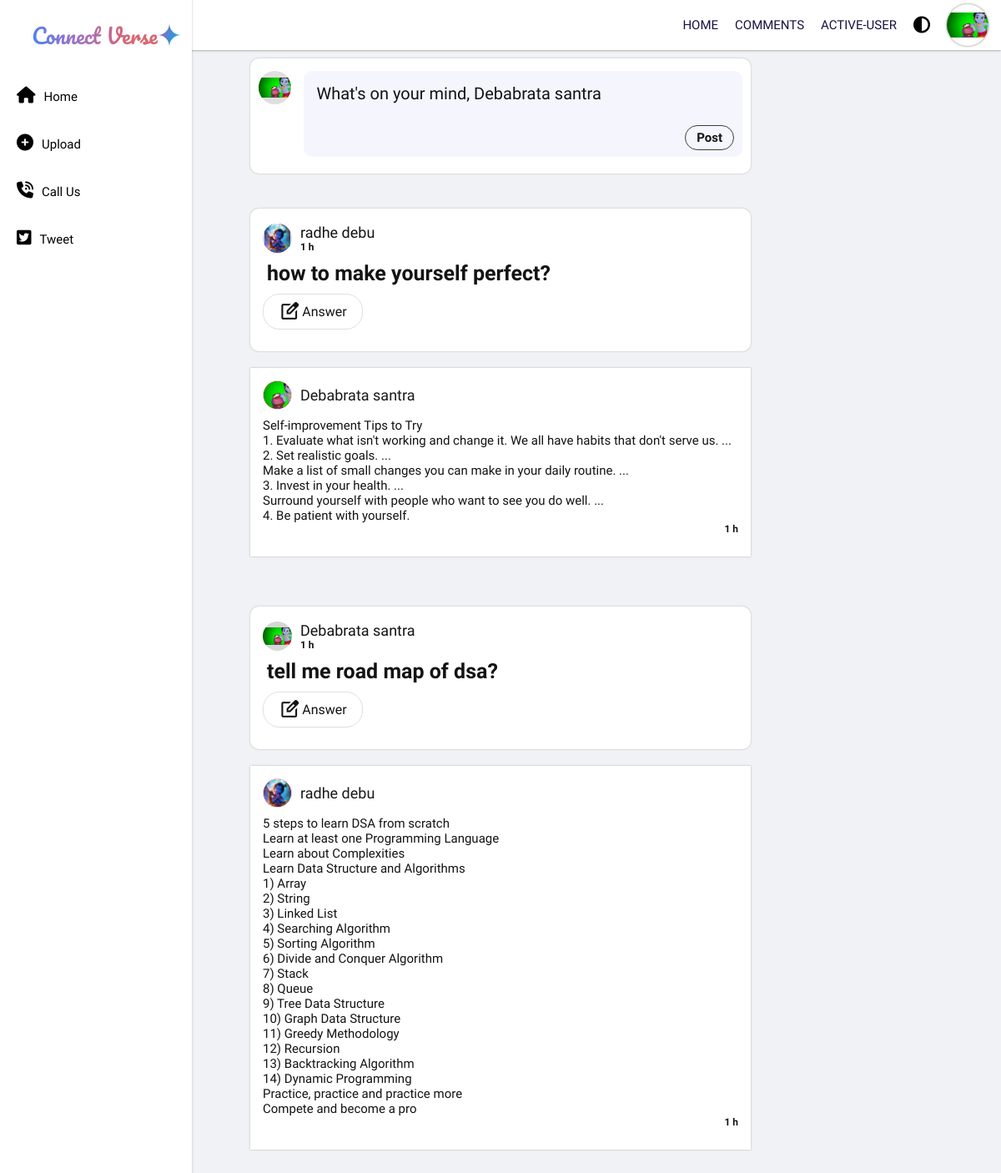
/community.php (signed in), run on the app's committed database.
### tables this page shows
CREATE TABLE `question` (
  `qid` int(255) NOT NULL,
  `ques` longtext NOT NULL,
  `u_nam` varchar(255) NOT NULL,
  `u_im` varchar(255) NOT NULL,
  `post_a_time` varchar(255) NOT NULL
);

CREATE TABLE `answer` (
  `aid` int(255) NOT NULL,
  `qid` varchar(255) NOT NULL,
  `ans` mediumtext NOT NULL,
  `user_img` varchar(255) NOT NULL,
  `u_name` varchar(255) NOT NULL,
  `posttime` varchar(255) NOT NULL
);

### community.php (the view, shortened to what this page needs)
<!DOCTYPE html>
<html lang="en">
<head>
    <link rel="stylesheet" href="quora.css?v=<?php echo time(); ?>">
    <link rel="stylesheet" href="https://cdnjs.cloudflare.com/ajax/libs/font-awesome/6.4.0/css/all.min.css">
</head>
<body>
    <div class="main_div">
        <div class="nav_div">
            <div class="menu">
                <ul>
                    <li><a href="home.php" class="dtext">home</a></li>
                    <li class="comments"><a href="#" class="dtext">comments</a></li>
                    <li><a href="activeuse.php" class="dtext">active-user</a></li>
                    <li>
                        <a href="#" class="dtext">
                            <i class="fa-solid fa-circle-half-stroke darkm"></i>
                        </a>
                    </li>
                    <li>
                        <a href="profile.php">
                            <div class="profile" tooltip="profile" flow="down">
                                <img src="<?php echo $_SESSION['pimg']; ?>" alt="profile_img">
                            </div>
                        </a>
                    </li>
                </ul>
            </div>
        </div>
        <div class="sidebar">
            <div class="logo">
                <a href="home.php">
                    <h2>Connect Verse</h2>
                </a>
                <img src="icon.svg" alt="" class="logo_rotate">
            </div>
            <div class="items">
                <ul>
                    <li><a href="#"><i class="fa-solid fa-house dicon"></i><span class="iname">home</span></a></li>
                    <li class="add_media"><a id="upload"><i class="fa-sharp fa-solid fa-circle-plus dicon"></i><span
                                class="iname">upload</span></a></li>
                    <li><a href="tel: +917319256047"><i class="fa-solid fa-phone-volume dicon"></i><span
                                class="iname">call
                                us</span></a></li>
                    <li class="mail_me"><a href="#"><i class="fa-brands fa-square-twitter dicon"></i><span
                                class="iname">tweet</span></a>
                    </li>
                </ul>
            </div>
        </div>
        <div class="main_cc">
            <form action="" method="post">
                <div class="ask_ques">
                    <div class="user_img">
                        <img src="<?php echo $_SESSION['pimg']; ?>" alt="">
                    </div>
                    <div class="input_grp1">
                        <div class="q_area">
                            <textarea name="question_ask"
                                placeholder="What's on your mind, <?php echo $_SESSION['name']; ?>" autofocus
                                autocomplete="off" id="main_textarea" required class="t_a"></textarea>
                        </div>
                        <div class="q_send">
                            <input type="submit" value="post" name="q_submit" class="a_btn">
                        </div>
                    </div>
                </div>
            </form>
            <div class="main_con">
                <?php
                include 'connection.php';
                $showques = "select * from question order by qid desc";
                $quesquery = mysqli_query($con, $showques);
                while ($arraydata = mysqli_fetch_array($quesquery)) {
                    ?>
                    <div class="ac_sec">
                        <div class="main_sc">
                            <div class="ques_div">
                                <div class="user_det">
                                    <div class="user_ph">
                                        <img src="<?php echo $arraydata['u_im']; ?>" alt="" width="100">
                                    </div>
                                    <div class="u_nam">
                                        <span>
                                            <?php echo $arraydata['u_nam']; ?>
                                        </span>
                                        <span class="ques_time"></span>
                                    </div>
                                </div>
                                <div class="question">
                                    <h3>
                                        <?php echo $arraydata['ques']; ?>
                                    </h3>
                                </div>
                                <div class="ans_btn">
                                    <span class="material-symbols-outlined">
                                    </span>
                                    Answer
                                </div>
                            </div>
                        </div>
                        <div class="ans_div">
                            <?php
                            $qid = $arraydata['qid'];
                            $answers_query = "select * from answer where qid='$qid'";
                            $answers_result = mysqli_query($con, $answers_query);
                            while ($answer_data = mysqli_fetch_array($answers_result)) {
                                ?>
                                <div class="main_section">
                                    <div class="user_details">
                                        <div class="user_img">
                                            <img src="<?php echo $answer_data['user_img']; ?>" alt="user_img">
                                        </div>
                                        <div class="user_name">
                                            <?php echo $answer_data['u_name']; ?>
                                        </div>
                                    </div>
                                    <div class="user_ans">
                                        <p>
                                            <?php echo $answer_data['ans']; ?>
                                        </p>
                                        <div class="time_sec">
                                            <span class="cal_time"></span>
                                        </div>
                                    </div>
                                </div>
                                <?php
                            }
                            ?>
                        </div>
                    </div>
                    <?php
                }
                ?>
            </div>
        </div>
    </div>
</body>
</html>

### data on the page
question: u_im (picture), u_nam "radhe debu", ques "how to make yourself perfect?"
answer: user_img (picture), u_name "Debabrata santra", ans "Self-improvement Tips to Try 1. Evaluate what isn't working and change it. We all have habits that don't serve us. ... 2. Set realistic goals. ... Make a list of small changes you can make in your daily routine. ... 3. Invest in your health. ... Surround yourself with people who want to see you do well. ... 4. Be patient with yourself."
question: u_im (picture), u_nam "Debabrata santra", ques "tell me road map of dsa?"
answer: user_img (picture), u_name "radhe debu", ans "5 steps to learn DSA from scratch Learn at least one Programming Language Learn about Complexities Learn Data Structure and Algorithms 1) Array 2) String 3) Linked List 4) Searching Algorithm 5) Sorting Algorithm 6) Divide and Conquer Algorithm 7) Stack 8) Queue 9) Tree Data Structure 10) Graph Data Structure 11) Greedy Methodology 12) Recursion 13) Backtracking Algorithm 14) Dynamic Programming Practice, practice and practice more Compete and become a pro"
